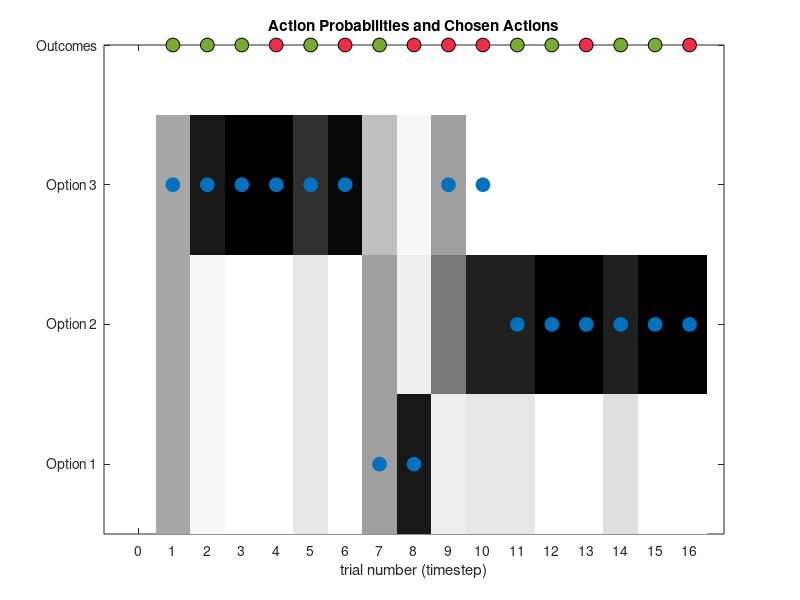

Recreate this plot in MATLAB.
% RL 6: Associability model 
% 
% Simulation & plotting script for the three-armed bandit (TAB) task 

% Reference: https://pubmed.ncbi.nlm.nih.gov/29313489/; https://pubmed.ncbi.nlm.nih.gov/21909088/
%% Set up
% Example block probabilities for a single block.
BlockProbs = [0.4937 0.8078 0.6343; % win probability
              0.5063 0.1922 0.3657];% loss probability

% Associability model parameters
% 1) learning rate (range between 0 and 1)
params.alpha = 0.5;
% 2) associability weight (range between 0 and 1)
params.eta = 0.5;
% 3) information bonus (any real value)
params.gamma = 0.01;
% 4) inverse temperature (range > 0)
params.beta = 6;

%% Run simulation

% For a decision task with N choices.
N_CHOICES = 3;
% Total number of trials (T) per block.
T = 16;

% Set up vectors with dimensions for both time and number of choices to keep track of
% components of choice value over time:
expected_value_w_info = zeros(N_CHOICES, T);    % overall expected value
expected_reward_value = zeros(N_CHOICES, T);    % value of expected reward
expected_info_value = zeros(N_CHOICES, T);      % value of expected information gain
last_chosen = zeros(N_CHOICES, T);              % trial number where an action was last taken 
associability = ones(N_CHOICES, T);             % associability values
    
% Represents the probability distribution (P) over choices on each trial.
P = zeros(N_CHOICES, T);

% Empty vectors to store stimulated choices, rewards, action probabilities, and
% prediction error.
sim_choices = zeros(1, T);
sim_rewards = zeros(1, T);
action_probabilities = zeros(1, T);
prediction_error_sequence = zeros(1,T);

% For each trial (timestep)...
for t = 1:T
    
    % Compute expected value for each option.
    expected_info_value(:, t) = (t-last_chosen(:,t));
    expected_value_w_info(:, t) = expected_reward_value(:, t) + params.gamma*expected_info_value(:, t);
    
    % Compute action probabilities.
    P(:, t) = exp(params.beta * expected_value_w_info(:, t)) / sum(exp(params.beta * expected_value_w_info(1:N_CHOICES, t)));
    
    % Simulate actions.
    choice_at_t = find(rand < cumsum(P(:,t)),1);
    sim_choices(1,t) = choice_at_t;
    
    % Store the probability of chosen action on current trial.
    action_probabilities(t) = P(choice_at_t, t);
    
    % Copy previous values (to keep unchosen choices at
    % the same value from the previous timestep).
    expected_reward_value(:, t + 1) = expected_reward_value(:, t);
    last_chosen(:, t + 1) = last_chosen(:, t);
    last_chosen(choice_at_t, t + 1) = t;
    associability(:, t + 1) = associability(:, t);
    
    % Simulate rewards.
    outcome = find(rand < cumsum(BlockProbs(:, choice_at_t)), 1); % 1: win, 2: loss
    sim_rewards(1, t) =  -1 * (outcome -2); % 1: win, 0: loss
    
    % Compute prediction error.
    if sim_rewards(1, t) == 1
        prediction_error = sim_rewards(1, t) - expected_reward_value(choice_at_t, t);
    elseif sim_rewards(1, t) == 0
        reward_trans = -1; % transform loss value to -1
        prediction_error = reward_trans - expected_reward_value(choice_at_t, t);
    end
    
    % Update the associability values of the chosen action.
    associability(choice_at_t, t + 1) = (1 - params.eta) * associability(choice_at_t, t) + params.eta * abs(prediction_error);

    % Keep the associability values at a minimum of 0.05 and maximum of 1.
    associability(:, t + 1) = max(associability(:, t + 1), 0.05);
    associability(:, t + 1) = min(associability(:, t + 1), 1);
        
    % Update expected reward value of the chosen option.
    expected_reward_value(choice_at_t, t+1) = expected_reward_value(choice_at_t, t) + params.alpha*associability(choice_at_t, t)*prediction_error;
    
    % Store the value of prediction error. 
    prediction_error_sequence(t) = prediction_error;
    
    % Trims final value in expected reward value (due to an unnecessary 
    % value added at the end).
    expected_reward_value = expected_reward_value(:, 1:T);
    
end

%% Plotting
% Plot the choices(blue), outcomes(green/red), and action probabilties (gray scale; darker = higher probability) 
% of all options across trials (timestep).
col = {[0, 0.4470, 0.7410], ...       % blue
       [0.4660, 0.6740, 0.1880], ...  % green
       [0.9350, 0.1780, 0.2840], ...  % red
      };                    
cols = [0:1/32:1; 0:1/32:1; 0:1/32:1]';
MarkerSize = 10;

figure(1)
for i = 1:T
    if sim_rewards(1, i) == 1
        plot(i,4,'o','MarkerSize',MarkerSize,"MarkerEdgeColor", 'black','MarkerFaceColor',col{2})
        hold on
    else
        plot(i,4,'o','MarkerSize',MarkerSize,"MarkerEdgeColor", 'black','MarkerFaceColor',col{3})
        hold on
    end
end

imagesc([1 - P]); colormap(cols) , hold on
plot([sim_choices],'o','MarkerSize',MarkerSize,"MarkerEdgeColor", col{1},'MarkerFaceColor',col{1})
xlabel("trial number (timestep)")
title('Action Probabilities and Chosen Actions')
xlim([-1,T+1])
set(gca, 'XTick', [0:T]),
set(gca, 'YTick', [1:4]), set(gca, 'YTickLabel', {'Option 1','Option 2','Option 3' 'Outcomes' })
